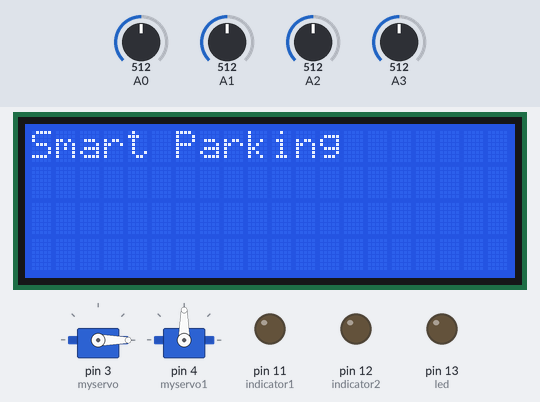
This sketch was run on a simulated Arduino Uno, built with avr-gcc and run on an emulated ATmega328P. Parts: 2 × servo, 20×4 character LCD, output pins drawn as LEDs (lit = HIGH). The inputs (shaded band) are chosen by the test bench; at power-on: A0 = 512, A1 = 512, A2 = 512, A3 = 512. What the sketch prints to the serial monitor is not drawn.

Above: at 1.2 s.
1.3 s: A0 set to 407
At 5.1 s:
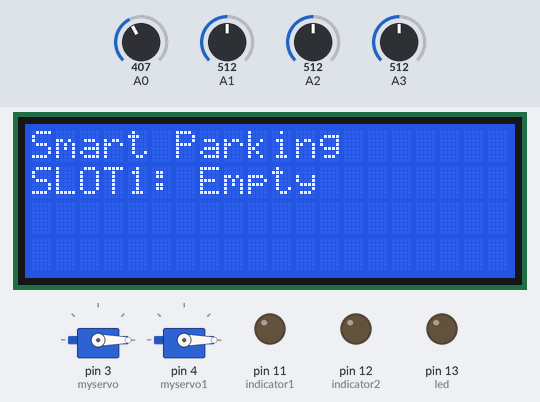
13.7 s: A0 set to 390
At 17.8 s:
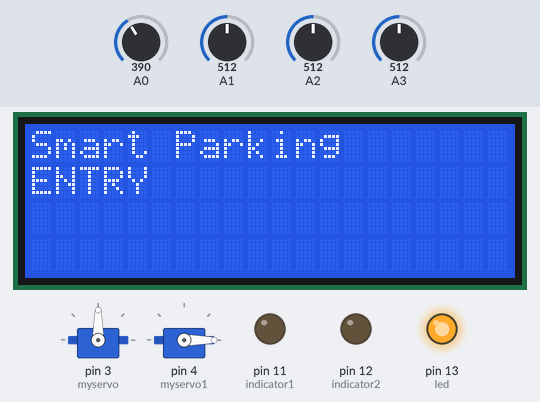
21.7 s: A1 set to 416
31.2 s: A1 set to 386
At 42.0 s:
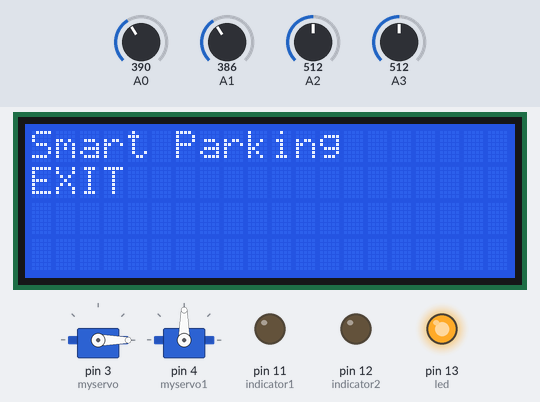
42.3 s: A2 set to 412
56.1 s: A2 set to 389
At 67.9 s:
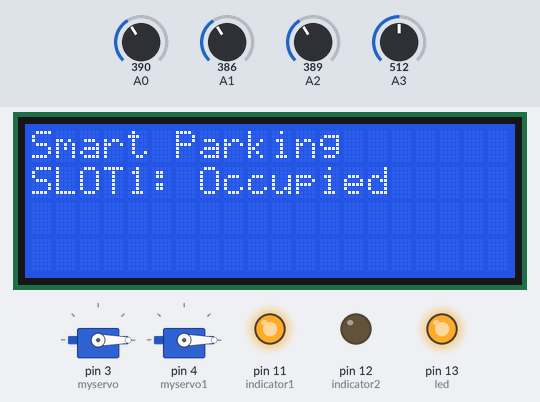
Timing chart, 0 to 73.5 s (numbered marks = the images above; inputs shaded):
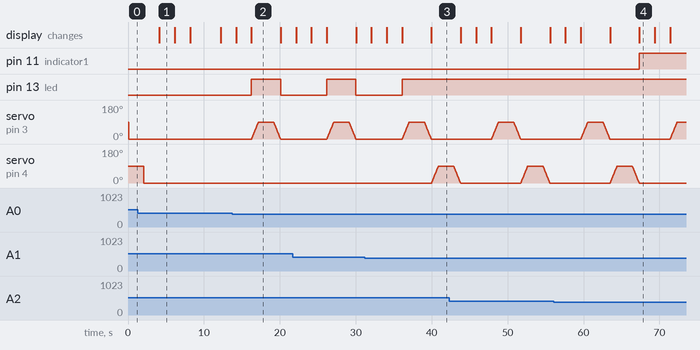

The sketch:

SMART_CAR_PARKING.ino
```cpp
#include <Servo.h>
#include <LiquidCrystal.h>
#include <Wire.h>
#include <LiquidCrystal_I2C.h>
LiquidCrystal_I2C lcd = LiquidCrystal_I2C(0x27, 20, 4);
Servo myservo;
Servo myservo1;
int pos = 0;
int entry = A0;
int exit1 = A1;
int slot1 = A2;
int slot2 = A3;
#define led 13
#define indicator1 11
#define indicator2 12

void setup() {
  // put your setup code here, to run once:
  pinMode(A0, INPUT);
  pinMode(A1, INPUT);
  pinMode(A2, INPUT);
  pinMode(A3, INPUT);
  pinMode(13, OUTPUT);
  pinMode(12, OUTPUT);
  pinMode(11, OUTPUT);
  myservo.attach(3);
  myservo1.attach(4);
  lcd.init();
  lcd.backlight();
  Serial.begin(9600);

}
void loop() {
  // put your main code here, to run repeatedly:
  entry = analogRead(A0);
  exit1 = analogRead(A1);
  slot1 = analogRead(A2);
  slot2 = analogRead(A3);
  if(entry<400)
  {
     digitalWrite(13, HIGH);
     lcd.clear();
     lcd.setCursor(0, 0);
     lcd.print("Smart Parking");
     lcd.setCursor(0, 1);
     lcd.print("ENTRY");
     Serial.print("ENTRY");
     for (pos = 0; pos <= 90; pos += 1) {
     myservo.write(pos);
     delay(10);
     }
  delay(2000);
  for (pos = 90; pos >= 0; pos -= 1) {
    myservo.write(pos);
    delay(10);
       }
  }
   else{
  digitalWrite(led, LOW);
  lcd.clear();
  lcd.setCursor(0, 0);
  lcd.print("Smart Parking");
  Serial.print("Smart Parking");
  myservo.write(0);
  delay(2000);
   }

   if(exit1<400)
   {
    digitalWrite(led, HIGH);
     lcd.clear();
     lcd.setCursor(0, 0);
     lcd.print("Smart Parking");
     lcd.setCursor(0, 1);
     lcd.print("EXIT");
     for (pos = 0; pos <= 90; pos += 1) {
     myservo1.write(pos);
     delay(10);
     }
   delay(2000);
  for (pos = 90; pos >= 0; pos -= 1) {
    myservo1.write(pos);
    delay(10);
  }
   }
    else{
  digitalWrite(led, LOW);
  lcd.clear();
  lcd.setCursor(0, 0);
  lcd.print("Smart Parking");
  myservo1.write(0);
  delay(2000);
   }

if(slot1<400)
 {
     digitalWrite(indicator1,HIGH);
     lcd.clear();
     lcd.setCursor(0, 0);
     lcd.print("Smart Parking");
     lcd.setCursor(0, 1);
     lcd.print("SLOT1: Occupied ");
     delay(2000);

 }
 else{
  digitalWrite(indicator1, LOW);
     lcd.clear();
     lcd.setCursor(0, 0);
     lcd.print("Smart Parking");
     lcd.setCursor(0, 1);
     lcd.print("SLOT1: Empty");
     delay(2000);
 }

if(slot2<400)
 {
    digitalWrite(indicator2, HIGH);
     lcd.clear();
     lcd.setCursor(0, 0);
     lcd.print("Smart Parking");
     lcd.setCursor(0, 1);
     lcd.print("SLOT2: Occupied");
     delay(2000);
 }
 else{
  digitalWrite(indicator2, LOW);
     lcd.clear();
     lcd.setCursor(0, 0);
     lcd.print("Smart Parking");
     lcd.setCursor(0, 1);
     lcd.print("SLOT2: Empty");
     delay(2000);
 }
 if(slot1<400 && slot2<400)
 {
     myservo.write(0);
     delay(10);
     lcd.clear();
     lcd.setCursor(0, 0);
     lcd.print("Car Park FULL");
     delay(2000);
     }

 }
```

Measured:
- the behaviour switches between 400 and 399 on A0 (found by bisection; images 1 and 2)
- the behaviour switches between 400 and 399 on A1 (found by bisection; images 2 and 3)
- the behaviour switches between 400 and 399 on A2 (found by bisection; images 3 and 4)
- after the input at 13.7 s, pin 13 (led): LOW → HIGH after 2.5 s, → LOW 3.9 s later; servo on pin 3 (myservo): rises from 0° to 90° in 0.89 s, then falls to 0° in 2.9 s; the display: first differs from a run without the input after 2.6 s (image 2)
- after the input at 31.2 s, pin 13 (led): goes on until 36.1 s, then stays HIGH; servo on pin 4 (myservo1): moves from 0° to 90° over 0.89 s, starting after 8.8 s; the display: first differs from a run without the input after 8.8 s (image 3)
- after the input at 56.1 s, pin 11 (indicator1): LOW → HIGH after 11.2 s; the display: first differs from a run without the input after 11.3 s (image 4)
